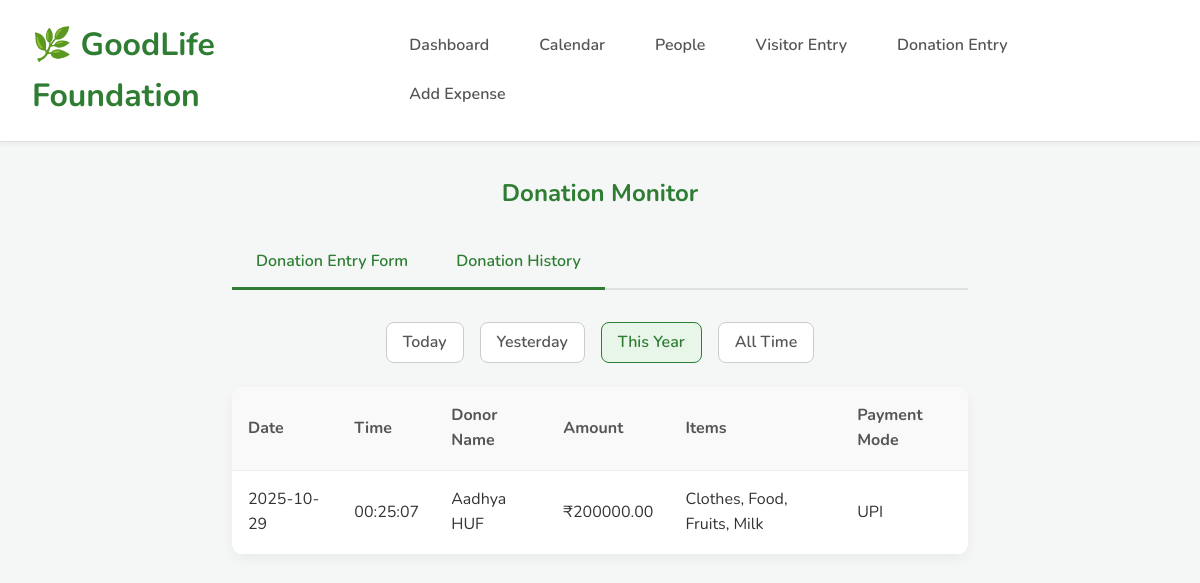
Page /donation?filter=year on the committed database.
### tables this page shows
CREATE TABLE donations (
                id INTEGER PRIMARY KEY AUTOINCREMENT,
                donor_name TEXT, amount REAL, items_donated TEXT,
                payment_mode TEXT, payment_detail TEXT, 
                donation_date DATE, 
                donation_time TIME
            );

### goodlife_admin.py (the view, shortened to what this page needs)
@app.route('/donation', methods=['GET', 'POST'])
def donation():
    db = get_db()
    filter_option = request.args.get('filter', 'today')
    query = "SELECT * FROM donations"
    today = date.today()
    if filter_option == 'today':
        query += f" WHERE donation_date = '{today}'"
    elif filter_option == 'yesterday':
        yesterday = today - timedelta(days=1)
        query += f" WHERE donation_date = '{yesterday}'"
    elif filter_option == 'year':
        query += f" WHERE strftime('%Y', donation_date) = strftime('%Y', '{today}')"
    query += " ORDER BY donation_date DESC, donation_time DESC"
    donations = db.execute(query).fetchall()
    return render_template('donation_form.html', donations=donations, current_filter=filter_option)

### goodlife_admin.py (called while the page is built)
def get_db():
    if 'db' not in g:
        g.db = sqlite3.connect(DB_NAME)
        g.db.row_factory = sqlite3.Row
    return g.db

### templates/donation_form.html (shortened to what this page needs)
{% extends "base.html" %}
{% block content %}
<h2>Donation Monitor</h2>
<div class="tab-nav">
    <a href="#form" class="active" onclick="showTab(event, 'form')">Donation Entry Form</a>
    <a href="#data" onclick="showTab(event, 'data')">Donation History</a>
</div>
<div id="data" class="tab-content" style="display: none;">
    <div class="filter-nav">
        <a href="?filter=today" class="{% if current_filter == 'today' %}active{% endif %}">Today</a>
        <a href="?filter=yesterday" class="{% if current_filter == 'yesterday' %}active{% endif %}">Yesterday</a>
        <a href="?filter=year" class="{% if current_filter == 'year' %}active{% endif %}">This Year</a>
        <a href="?filter=all" class="{% if current_filter == 'all' %}active{% endif %}">All Time</a>
    </div>
    <table class="data-table">
        <thead>
            <tr>
                <th>Date</th>
                <th>Time</th>
                <th>Donor Name</th>
                <th>Amount</th>
                <th>Items</th>
                <th>Payment Mode</th>
            </tr>
        </thead>
        <tbody>
            {% for donation in donations %}
            <tr>
                <td>{{ donation.donation_date }}</td>
                <td>{{ donation.donation_time }}</td>
                <td>{{ donation.donor_name }}</td>
                <td class="amount">₹{{ "%.2f"|format(donation.amount) }}</td>
                <td>{{ donation.items_donated or 'N/A' }}</td>
                <td>{{ donation.payment_mode }}</td>
            </tr>
            {% else %}
            <tr>
                <td colspan="6" style="text-align: center; padding: 2rem;">No donations found for this period.</td>
            </tr>
            {% endfor %}
        </tbody>
    </table>
</div>
{% endblock %}

### static/styles.css (style rules this page uses)
* { box-sizing: border-box; margin: 0; padding: 0; }
body { font-family: 'Nunito', 'Segoe UI', sans-serif; background-color: #f4f7f6; color: #333; line-height: 1.6; }
h2 { color: #2e7d32; margin-bottom: 1.5rem; text-align: center; font-weight: 700; }
.tab-nav { display: flex; border-bottom: 2px solid #e0e0e0; margin-bottom: 2rem; }
.tab-nav a { padding: 0.8rem 1.5rem; text-decoration: none; color: #555; font-weight: 600; border-bottom: 3px solid transparent; margin-bottom: -2px; }
.tab-nav a.active { color: #2e7d32; border-bottom-color: #2e7d32; }
.data-table { width: 100%; border-collapse: collapse; background: #fff; border-radius: 12px; overflow: hidden; box-shadow: 0 4px 12px rgba(0,0,0,0.05); }
.data-table th, .data-table td { padding: 1rem; text-align: left; border-bottom: 1px solid #eee; }
.data-table th { background-color: #f9f9f9; font-weight: 700; color: #555; }
.filter-nav { display: flex; gap: 1rem; margin-bottom: 1.5rem; justify-content: center; }
.filter-nav a { padding: 0.4rem 1rem; border-radius: 8px; text-decoration: none; color: #555; background-color: #fff; border: 1px solid #ccc; font-weight: 600; }
.filter-nav a.active, .filter-nav a:hover { background-color: #e8f5e9; color: #2e7d32; border-color: #2e7d32; }

### rows in the picture
donations: donation_date "2025-10-29", donation_time "00:25:07", donor_name "Aadhya HUF", amount "200000.00", items_donated "Clothes, Food, Fruits, Milk", payment_mode "UPI"
